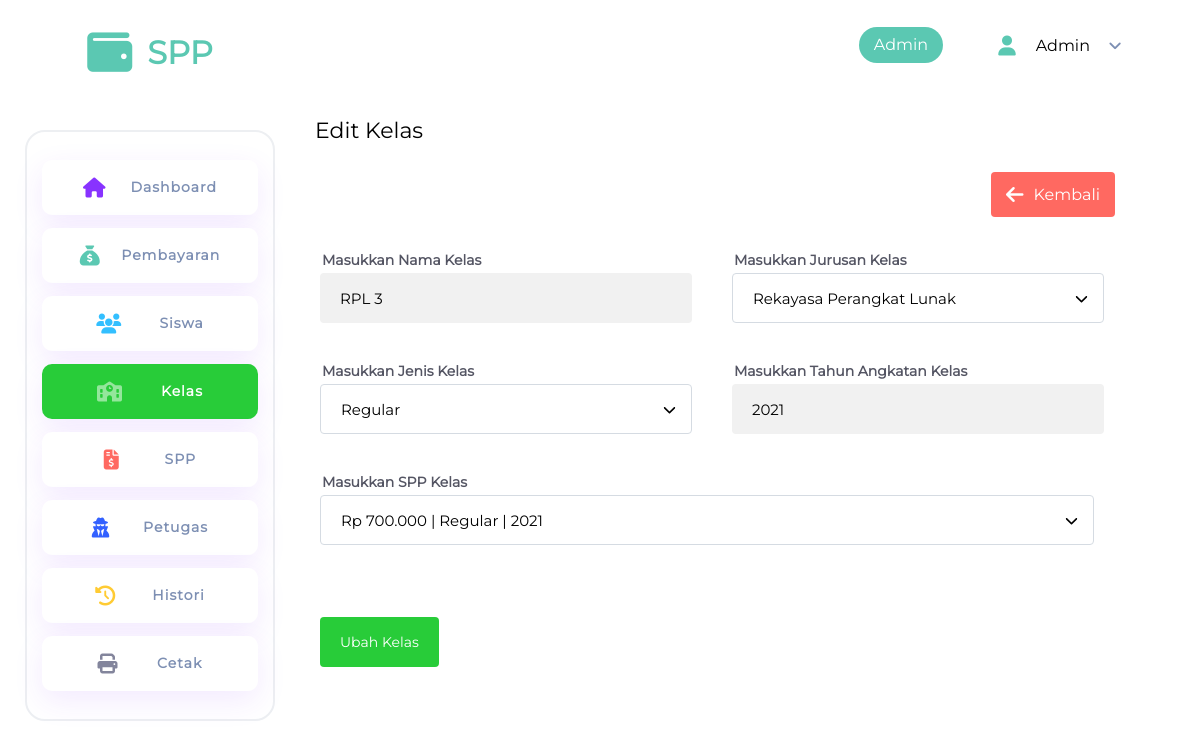
Screenshot of /kelas/edit.php?id=4 (signed in) with the database file from the repository.
### tables this page shows
CREATE TABLE `kelas` (
  `id_kelas` int(11) NOT NULL,
  `id_spp` int(11) NOT NULL,
  `kelas` varchar(50) NOT NULL,
  `jurusan` varchar(50) NOT NULL,
  `jenis_kelas` enum('regular','laptop') DEFAULT NULL,
  `angkatan` year(4) NOT NULL
);

CREATE TABLE `spp` (
  `id_spp` int(11) NOT NULL,
  `harga_spp` int(11) NOT NULL,
  `jenis_kelas` enum('regular','laptop') NOT NULL,
  `tahun_angkatan` year(4) NOT NULL
);

### app/query.php (called while the page is built, shortened)
<?php
function query($query, $returnFetch = true, $returnInArray = false)
{
    global $koneksi;
    $query = mysqli_query($koneksi, $query);
    $row_data = [];
    if ($returnFetch) {
        while ($rows = mysqli_fetch_assoc($query)) {
            $row_data[] = $rows;
        }
        if (count($row_data) === 1) {
            if ($returnInArray) {
                return $row_data;
            } else {
                return $row_data[0];
            }
        }
        return $row_data;
    }
    return $query;
}
function getKelasById($id)
{
    return query("SELECT * FROM kelas WHERE id_kelas = $id");
}

### kelas/edit.php (the view, shortened to what this page needs)
<?php
include '../templates/header.php';
if ($_GET['id'] and isset($_GET['id'])) {
    $id = $_GET['id'];
    $kelas = getKelasById($id);
    if ($kelas) {
        $idSpp = $kelas['id_spp'];
        $selectedSpp = query("SELECT * FROM spp WHERE id_spp = $idSpp");
    }
} else {
    setAlert("Kelas Tidak Ditemukan", "floating-alert bg-danger", "ico-exclamation-circle");
    redirect("kelas");
    return false;
}
?>
<link rel="stylesheet" href="<?=homeUrl()?>/assets/css/page/form.css">
<h1 class="page-title">Edit Kelas</h1>
<div class="header-container">
    <a class="button bg-red" href="../kelas/"
        style="display:flex; padding: 15px 15px; height: 45px; align-items:center; gap:10px">
        <li class="ico ico-arrow-left c-white"></li>Kembali
    </a>
</div>
<section class="kelas active">
    <form action="" method="post" id="kelasForm">
        <div class="wrapper-grid">
            <div class="input-group">
                <div class="input-layout">
                    <label for="kelas">Masukkan Nama Kelas</label>
                    <input id="kelas" type="text" class="input" name="kelas" value="<?=$kelas['kelas']?>"
                        placeholder="Nama Kelas ex: RPL 2">
                </div>
            </div>
            <div class="input-group">
                <div class="input-layout">
                    <label for="jurusan">Masukkan Jurusan Kelas</label>
                    <select class="input" name="jurusan" id="jurusan">
                        <option value="<?=$kelas['jurusan']?> " selected><?=$kelas['jurusan']?></option>
                    </select>
                </div>
            </div>
            <div class="input-group">
                <div class="input-layout">
                    <label for="jenisKelas">Masukkan Jenis Kelas</label>
                    <select class="input" name="jenisKelas" id="jenisKelas">
                        <option value="<?=$kelas['jenis_kelas']?>" selected><?=ucfirst($kelas['jenis_kelas'])?></option>
                    </select>
                </div>
            </div>
            <div class="input-group">
                <div class="input-layout">
                    <label for="angkatan">Masukkan Tahun Angkatan Kelas</label>
                    <input type="number" name="angkatan" id="angkatan" class="input" placeholder="Tahun Angkatan Kelas"
                        value="<?=$kelas['angkatan']?>">
                </div>
            </div>
        </div>
        <div class="wrapper">
            <div class="input-group">
                <div class="input-layout">
                    <label for="spp">Masukkan SPP Kelas</label>
                    <select class="input" name="spp" id="spp">
                        <option value="<?=$selectedSpp['id_spp']?>" selected><?=toRupiah($selectedSpp['harga_spp'])?> |
                            <?=ucfirst($selectedSpp['jenis_kelas'])?> | <?=$selectedSpp['tahun_angkatan']?></option>
                    </select>
                </div>
            </div>
        </div>
        <div class="wrapper-grid">
            <button class="button bg-success" style="padding: 0 20px; height: 50px; font-size: 14px;">Ubah
                Kelas</button>
        </div>
    </form>
</section>
<?php
include '../templates/footer.php';
?>

### assets/css/app.css (style rules this page uses)
*, body, html { position: relative; margin: 0; padding: 0; box-sizing: border-box; font-family: "Montserrat", sans-serif !important; -webkit-font-smoothing: antialiased; }
a { text-decoration: none; color: #0056b3; }
label { font-family: "Nunito"; display: block; font-style: normal; font-weight: 600; font-size: 14px; line-height: 16px; margin: 0 0 5px 2px; color: var(--neutral-gray-dark); }
li { list-style-type: none; }
.page-title { font-size: 22px; margin: 30px 20px; }

### assets/css/page/form.css (style rules this page uses)
.header-container { display: grid; grid-template-columns: auto auto; justify-content: space-between; align-items: center; padding: 0 40px 0 0; margin: 0 20px 35px 20px; gap: 15px; justify-items: end; }
.wrapper-grid { margin-top: 2rem; display: flex; flex-direction: row; flex-wrap: wrap; gap: 2.5rem; justify-content: left; margin-left: 25px; }
.wrapper { margin-top: 2.5rem; display: flex; flex-direction: column; gap: 2.5rem; margin-left: 25px; }
section .wrapper .input-group .input { width: 90.5%; }
section .wrapper-grid .input-group .input { width: 100%; }
section .wrapper-grid .input-group { width: 43.5%; }

### assets/css/components/colors.css (style rules this page uses)
:root { --color-danger: rgb(255 102 51); --color-info: rgb(51 191 255); --color-success: rgb(40 204 57); --color-sky: rgb(51 97 255); --color-warning: rgb(255 203 51); --color-primary: rgb(136 51 255); --color-secondary: rgb(125 143 179); --color-green-pastel: rgb(91 200 178); --color-red-pastel: rgb(255 105 97); --color-yellow-pastel: rgb(253 253 150); --neutral-gray-dark: rgb(84 85 99); --neutral-black: rgb(43 43 67); --neutral-gray: rgb(131 133 156); --color-gray: rgb(188 190 200); --badge-bg-success: rgb(235 249 241); --badge-success: rgb(31 146 84); --badge-bg-danger: rgb(251 231 232); --badge-danger: rgb(163 13 17); --badge-bg-warning: rgb(242 242 186); --badge-warning: rgb(163 83 13); --badge-bg-info: rgba(188, 186, 242, 0.45); --badge-info: rgb(31, 13, 163); --hover-brightness: 0.9; --icon-size: 20px; --logo-size: 45px; }
.c-white { color: white !important; }
.bg-success { background-color: var(--color-success) !important; }
.bg-red { background-color: var(--color-red-pastel) !important; }

### assets/css/components/button.css (style rules this page uses)
.button { border-radius: 4px; padding: 5px 10px; border: none; cursor: pointer; transition: all 250ms; }
.button.bg-danger, .button.bg-success, .button.bg-info, .button.bg-primary, .button.bg-sky, .button.bg-red, .button.bg-green { color: white; }

### assets/css/components/input.css (style rules this page uses)
.input-group { display: flex; position: relative; flex-direction: column; flex-wrap: nowrap; gap: 10px; }
.input-layout { display: flex; flex-direction: column; align-items: flex-start; width: 100%; }
.input { background: #f1f1f1; border-radius: 4px; border: none; height: 50px; padding: 0 20px; font-size: 15px; color: black !important; transition: box-shadow 200ms ease-in-out; }
.input::placeholder { color: var(--color-gray); }
select.input, select { padding: 0 50px 0 20px; appearance: none; -webkit-appearance: none; -moz-appearance: none; border-radius: 4px; background: #f1f1f1; font-size: 15px; border: none; color: black !important; background-image: url("../../img/chevron-down-solid.svg"); background-repeat: no-repeat; background-position: right 1em center; background-size: 0.8rem; background-color: rgba(255, 255, 255, 0.0001); border: 1px solid #d5dbe2; }

### assets/css/components/circle.css (style rules this page uses)
:root { --circle-sky: rgba(51, 99, 255, 0.35); --circle-red: rgba(255, 105, 97, 0.35); --circle-green: rgba(91, 200, 178, 0.35); }

### rows the page displays
kelas: kelas "RPL 3", jurusan "Rekayasa Perangkat Lunak", jenisKelas "Regular", angkatan "2021"
spp: spp "Rp 700.000 | Regular | 2021"

### other values shown
getLevel() "Admin"
getUName() "Admin"
